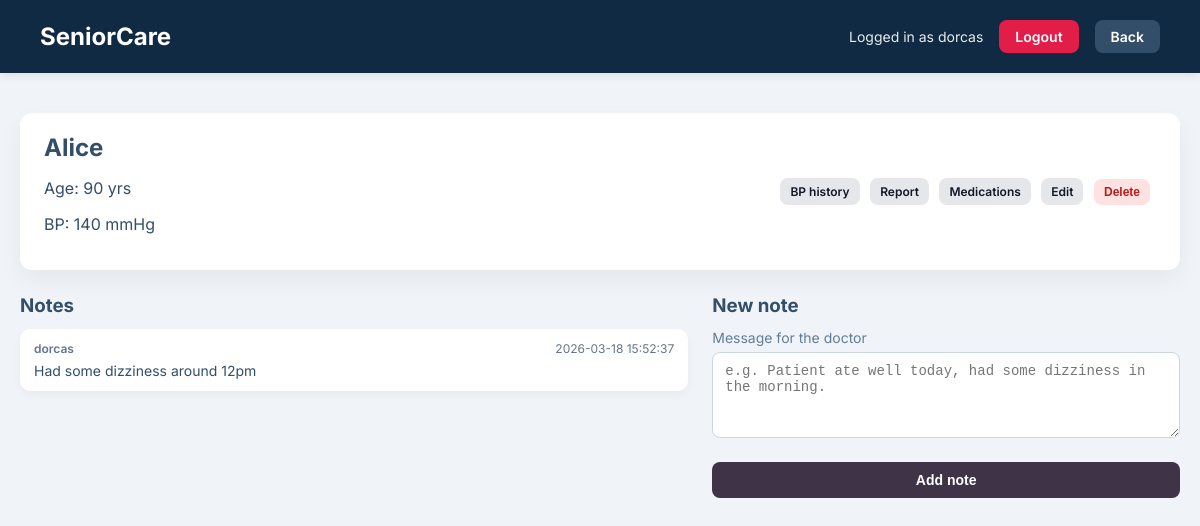
Page /residents/4/notes (signed in) on the committed database.
### tables this page shows
CREATE TABLE notes (
            id INTEGER PRIMARY KEY AUTOINCREMENT,
            resident_id INTEGER NOT NULL,
            content TEXT NOT NULL,
            author TEXT,
            created_at TEXT DEFAULT CURRENT_TIMESTAMP,
            FOREIGN KEY (resident_id) REFERENCES residents (id) ON DELETE CASCADE
        );

CREATE TABLE residents (
    id INTEGER PRIMARY KEY AUTOINCREMENT,
    name TEXT,
    age INTEGER,
    bp INTEGER
);

### care.py (the view, shortened to what this page needs)
@app.route("/residents/<int:resident_id>/notes", methods=["GET", "POST"])
@login_required
def resident_notes(resident_id):
    db = get_db_connection()
    resident = db.execute(
        "SELECT * FROM residents WHERE id = ?", (resident_id,)
    ).fetchone()
    if not resident:
        db.close()
        flash("Patient not found.", "error")
        return redirect(url_for("home"))
    notes = db.execute(
        "SELECT content, author, created_at FROM notes WHERE resident_id = ? ORDER BY created_at DESC",
        (resident_id,),
    ).fetchall()
    db.close()
    return render_template(
        "notes_page.html",
        resident=resident,
        notes=notes,
        username=session.get("username"),
    )

### care.py (called while the page is built)
def get_db_connection():
    conn = sqlite3.connect("Seniorcare.db")
    conn.row_factory = sqlite3.Row
    return conn

def login_required(view):
    @wraps(view)
    def wrapped_view(**kwargs):
        if "user_id" not in session:
            return redirect(url_for("login"))
        return view(**kwargs)
    return wrapped_view

### templates/notes_page.html (shortened to what this page needs)
<!DOCTYPE html>
<html lang="en">
<head>
    <link rel="stylesheet" href="{{ url_for('static', filename='style.css') }}">
</head>
<body>
    <div class="header">
        <h1>SeniorCare</h1>
        <div class="header-right">
            {% if username %}
                <span class="user-info">Logged in as {{ username }}</span>
                <a href="{{ url_for('logout') }}" class="btn-logout">Logout</a>
            {% endif %}
            <a href="{{ url_for('home') }}" class="btn-logout" style="background-color:#334e68;">Back</a>
        </div>
    </div>
    <div class="container">
        <div class="card patient-header">
            <div class="patient-main">
                <h2>{{ resident['name'] }}</h2>
                <p>Age: {{ resident['age'] }} yrs</p>
                <p>BP: {{ resident['bp'] }} mmHg</p>
            </div>
            <div class="patient-actions">
                <a href="{{ url_for('bp_history', resident_id=resident['id']) }}" class="btn-small">BP history</a>
                <a href="{{ url_for('doctor_summary', resident_id=resident['id']) }}" class="btn-small">Report</a>
                <a href="{{ url_for('resident_medications', resident_id=resident['id']) }}" class="btn-small">Medications</a>
                <a href="{{ url_for('edit_resident', resident_id=resident['id']) }}" class="btn-small">Edit</a>
                <form method="post" action="{{ url_for('delete_resident', resident_id=resident['id']) }}" onsubmit="return confirm('Are you sure you want to delete this patient?');">
                    <button type="submit" class="btn-small btn-small-danger">Delete</button>
                </form>
            </div>
        </div>
        <div class="notes-layout">
            <div class="notes-column">
                <h3>Notes</h3>
                {% if notes %}
                    <div class="notes-list">
                        {% for note in notes %}
                            <div class="note-card">
                                <div class="note-meta">
                                    {% if note['author'] %}
                                        <span class="note-author">{{ note['author'] }}</span>
                                    {% else %}
                                        <span class="note-author">Staff</span>
                                    {% endif %}
                                    <span class="note-date">{{ note['created_at'] }}</span>
                                </div>
                                <p class="note-content">{{ note['content'] }}</p>
                            </div>
                        {% endfor %}
                    </div>
                {% else %}
                    <p class="no-notes">No notes yet for this patient.</p>
                {% endif %}
            </div>
            <div class="notes-column">
                <h3>New note</h3>
                <form method="post" class="note-form">
                    <div class="form-group">
                        <label for="content">Message for the doctor</label>
                        <textarea id="content" name="content" rows="4" required placeholder="e.g. Patient ate well today, had some dizziness in the morning."></textarea>
                    </div>
                    <button type="submit" class="btn-primary">Add note</button>
                </form>
            </div>
        </div>
    </div>
</body>
</html>

### static/style.css (style rules this page uses)
body { background-color: #f0f4f8; font-family: 'Inter', sans-serif; margin: 0; padding: 0; color: #334e68; }
.header { background-color: #102a43; color: white; padding: 20px 40px; display: flex; justify-content: space-between; align-items: center; box-shadow: 0 2px 10px rgba(0,0,0,0.1); }
.header h1 { margin: 0; font-size: 24px; }
.container { max-width: 1200px; margin: 40px auto; padding: 0 20px; }
.card { background: white; border-radius: 12px; box-shadow: 0 10px 25px rgba(0,0,0,0.05); overflow: hidden; }
.header-right { display: flex; align-items: center; gap: 16px; }
.user-info { font-size: 14px; opacity: 0.9; }
.btn-logout { background-color: #e11d48; color: white; text-decoration: none; padding: 8px 16px; border-radius: 8px; font-size: 14px; font-weight: 600; }
.form-group { margin-bottom: 16px; }
.form-group label { display: block; margin-bottom: 6px; font-size: 14px; color: #627d98; }
.btn-primary { width: 100%; background-color: #3e3347; color: white; border: none; padding: 10px 16px; border-radius: 8px; font-weight: 600; font-size: 14px; cursor: pointer; margin-top: 4px; }
.patient-header { padding: 20px 24px; margin-bottom: 24px; }
.patient-main h2 { margin: 0 0 8px; }
.notes-layout { display: grid; grid-template-columns: 2fr 1.4fr; gap: 24px; align-items: flex-start; }
.notes-column h3 { margin-top: 0; margin-bottom: 12px; }
.notes-list { display: flex; flex-direction: column; gap: 12px; }
.note-card { background: white; border-radius: 10px; padding: 12px 14px; box-shadow: 0 4px 10px rgba(0,0,0,0.04); }
.note-meta { display: flex; justify-content: space-between; margin-bottom: 6px; font-size: 12px; color: #64748b; }
.note-author { font-weight: 600; }
.note-content { margin: 0; font-size: 14px; }
.note-form textarea { width: 100%; padding: 10px 12px; border-radius: 8px; border: 1px solid #cbd5e1; font-size: 14px; box-sizing: border-box; resize: vertical; }
.btn-small { display: inline-block; padding: 6px 10px; border-radius: 8px; border: none; background: #e5e7eb; color: #111827; font-size: 12px; font-weight: 600; text-decoration: none; cursor: pointer; margin-right: 6px; }
.btn-small-danger { background: #fee2e2; color: #b91c1c; }
.patient-header { display: flex; justify-content: space-between; align-items: center; }
.patient-actions form { display: inline; }

### rows in the picture
notes: author "dorcas", created_at "2026-03-18 15:52:37", content "Had some dizziness around 12pm"
residents: name "Alice", age "90", bp "140"
